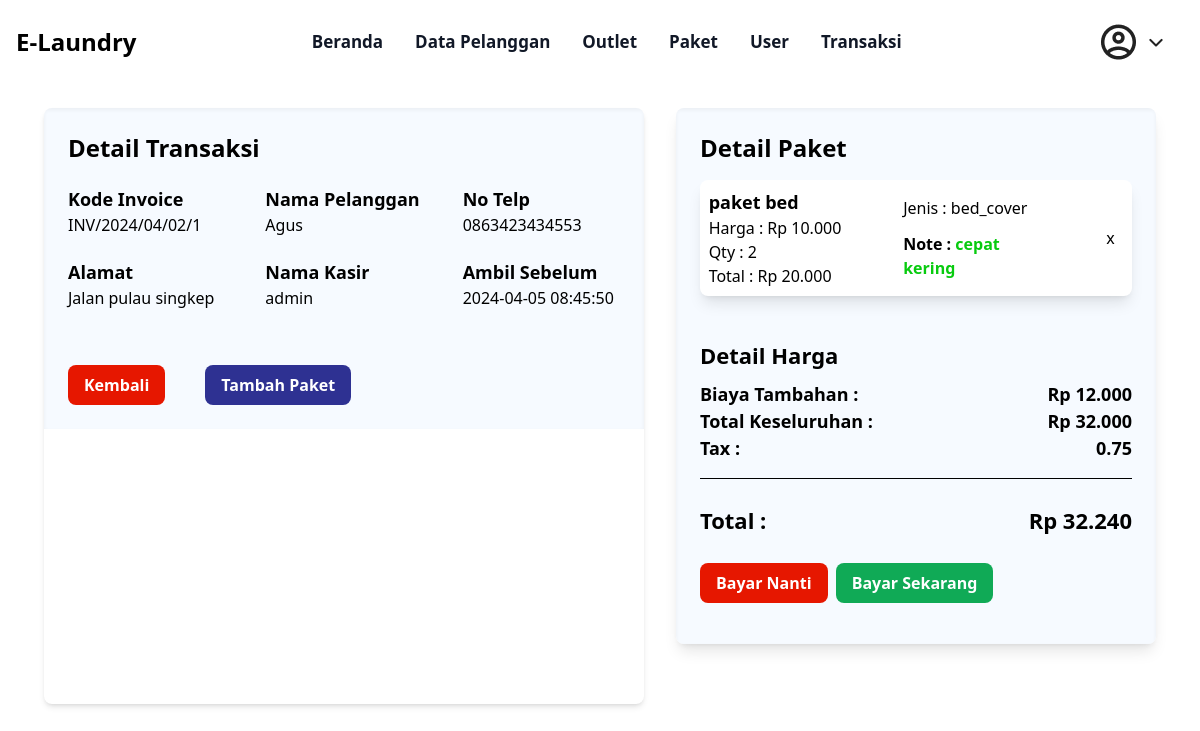
The app's page /admin/detail_transaksi.php with its own data.
### tables this page shows
CREATE TABLE `tb_transaksi` (
  `id_transaksi` int(11) NOT NULL,
  `id_outlet` int(11) NOT NULL,
  `kode_invoice` varchar(100) NOT NULL,
  `id_member` int(11) NOT NULL,
  `tgl` datetime NOT NULL,
  `batas_waktu` datetime NOT NULL,
  `tgl_bayar` datetime NOT NULL,
  `biaya_tambahan` int(11) NOT NULL,
  `diskon` double NOT NULL,
  `pajak` double NOT NULL,
  `status` enum('baru','proses','selesai','diambil') NOT NULL,
  `dibayar` enum('dibayar','belum_dibayar') NOT NULL,
  `id_user` int(11) NOT NULL
);

CREATE TABLE `tb_member` (
  `id_member` int(11) NOT NULL,
  `nama` varchar(100) NOT NULL,
  `alamat` text NOT NULL,
  `jenis_kelamin` enum('L','P','') NOT NULL,
  `tlp` varchar(15) NOT NULL
);

CREATE TABLE `tb_user` (
  `id_user` int(11) NOT NULL,
  `nama` varchar(100) NOT NULL,
  `username` varchar(30) NOT NULL,
  `password` text NOT NULL,
  `id_outlet` int(11) NOT NULL,
  `role` enum('admin','kasir','owner','') NOT NULL
);

CREATE TABLE `tb_detail_transaksi` (
  `id_detail_transaksi` int(11) NOT NULL,
  `id_transaksi` int(11) NOT NULL,
  `id_paket` int(11) NOT NULL,
  `qty` double NOT NULL,
  `keterangan` text NOT NULL,
  `harga_paket` int(11) NOT NULL,
  `total_harga` double NOT NULL
);

CREATE TABLE `tb_paket` (
  `id_paket` int(11) NOT NULL,
  `id_outlet` int(11) NOT NULL,
  `jenis` enum('kiloan','selimut','bed_cover','kaos','lain') NOT NULL,
  `nama_paket` varchar(100) NOT NULL,
  `harga` int(11) NOT NULL
);

### admin/detail_transaksi.php (the view, shortened to what this page needs)
<?php
    require "../layout/navbar_admin.php";
?>
<?= template_header('Home') ?>
<div class="flex justify-center h-fit mt-[2%]">
    <div class="bg-white rounded-lg overflow-hidden shadow-md w-[50%]">
        <div class="bg-[#F6FAFF] shadow-inner p-6">
            <h2 class="text-2xl font-bold mb-4">Detail Transaksi</h2>
            <div class="flex flex-row mt-[4%] space-x-10">
    <?php
    @$id_transaksi = $_GET['id_transaksi'];
    if (!$id_transaksi) {
        $queryTransaksi = "SELECT * FROM tb_transaksi ORDER BY id_transaksi DESC LIMIT 1";
    } else {
        $queryTransaksi = "SELECT * FROM tb_transaksi WHERE id_transaksi = '$id_transaksi'";
    }
    $hasilTransaksi = mysqli_query($koneksi, $queryTransaksi);
    $rowTransaksi = mysqli_fetch_array($hasilTransaksi);
    $id_member = $rowTransaksi['id_member'];
    $queryMember = "SELECT nama,alamat,tlp FROM tb_member WHERE id_member = '$id_member'";
    $hasilMember = mysqli_query($koneksi, $queryMember);
    $rowMember = mysqli_fetch_array($hasilMember);
    $id_user = $rowTransaksi['id_user'];
    $queryUser = "SELECT * FROM tb_user WHERE id_user = '$id_user'";
    $hasilUser = mysqli_query($koneksi, $queryUser);
    $rowUser = mysqli_fetch_array($hasilUser);
    ?>
    <div class="w-1/3">
                    <p class="text-gray-700">
                        <p class="font-semibold text-[18px]">Kode Invoice</p>
                        <p><?= $rowTransaksi['kode_invoice'] ?></p>
                    </p>
                </div>
    <div class="w-1/3">
                    <p class="text-gray-700">
                        <p class="font-semibold text-[18px]">Nama Pelanggan</p>
                        <p><?= $rowMember['nama'] ?></p>
                    </p>
                </div>
    <div class="w-1/3">
                    <p class="text-gray-700">
                        <p class="font-semibold text-[18px]">No Telp</p>
                        <p><?= $rowMember['tlp'] ?></p>
                    </p>
                </div>
                </div>
    <div class="flex flex-row mt-[4%] space-x-10">
                <div class="w-1/3">
                    <p class="text-gray-700">
                        <p class="font-semibold text-[18px]">Alamat</p>
                        <p><?= $rowMember['alamat'] ?></p>
                    </p>
                </div>
    <div class="w-1/3">
                    <p class="text-gray-700">
                        <p class="font-semibold text-[18px]">Nama Kasir</p>
                        <p><?= $rowUser['nama'] ?></p>
                    </p>
                </div>
    <div class="w-1/3">
                    <p class="text-gray-700">
                        <p class="font-semibold text-[18px]">Ambil Sebelum</p>
                        <p><?= $rowTransaksi['batas_waktu'] ?></p>
                    </p>
                </div>
            </div>
            <div class="flex flex-row mt-[10%] space-x-10">
                <div class="flex flex-col items-center">
                    <div class="flex justify-between w-full space-x-10">
                     <a href="transaksi.php">
                     <button class="bg-[#E61700] hover:bg-red-700 text-white font-bold py-2 px-4 rounded-lg">
                        Kembali
                      </button>
                     </a>
                      <button data-modal-target="paket-modal" data-modal-toggle="paket-modal" class="bg-[#2E3192] hover:bg-blue-950 text-white font-bold py-2 px-4 rounded-lg">
                        Tambah Paket
                      </button>
                    </div>
                  </div>
            </div>
        </div>
    </div>
        <div class="ml-8 bg-white rounded-lg overflow-hidden shadow-lg w-[40%] mb-[5%]">
        <div class="bg-[#F6FAFF] shadow-inner p-6">
            <h2 class="text-2xl font-bold mb-4">Detail Paket</h2>
        <?php
        function rupiah($angka)
        {
            $hasil_rupiah = "Rp " . number_format($angka, 0, ',', '.');
            return $hasil_rupiah;
        }
        $id_transaksi = $rowTransaksi['id_transaksi'];
        $queryDetailProduct = "SELECT * FROM tb_detail_transaksi WHERE id_transaksi = '$id_transaksi'";
        $dataDetailProduct = mysqli_query($koneksi, $queryDetailProduct);
        @$totalHarga += $rowTransaksi['biaya_tambahan'];
        while ($rowDetailProduct = mysqli_fetch_array($dataDetailProduct)) {
            $id_paket = $rowDetailProduct['id_paket'];
            $queryProduct = "SELECT * FROM tb_paket WHERE id_paket = '$id_paket'";
            $dataProduct = mysqli_query($koneksi, $queryProduct);
            $hasilProduct = mysqli_fetch_array($dataProduct);
            @$totalHargaPerItem = $rowDetailProduct['qty'] * $hasilProduct['harga'];
            @$totalHarga += $totalHargaPerItem;
            $total = @$totalHarga;
            $pajak = $total * $rowTransaksi['pajak'];
            $total += $pajak;
        ?>
            <div class="bg-white flex flex-row rounded-lg justify-between items-center mb-2 shadow-lg">
                <div class="flex flex-col w-2/4 mx-[2%] my-[2%] ">
                    <div class="font-semibold text-[18px]"><?= @$hasilProduct['nama_paket'] ?></div>
                    <div>Harga : <?= rupiah(@$hasilProduct['harga']) ?></div>
                    <div>Qty : <?= @$rowDetailProduct['qty'] ?></div>
                    <div>Total : <?= rupiah(@$totalHargaPerItem) ?></div>
                </div>
                <div class="flex flex-col mx-10 w-2/4 space-y-3">
                <div>Jenis : <?= @$hasilProduct['jenis'] ?></div>
                <div class="text-[#08CB0F] font-semibold">
                    <span class="text-black">Note :</span> <?= @$rowDetailProduct['keterangan'] ?>
                </div>
              </div>
              <div class="mx-[4%]">
              <a href="../delete/delete_detail_transaksi.php?id_detail_transaksi=<?= @$rowDetailProduct['id_detail_transaksi'] ?>&id_transaksi=<?= $id_transaksi ?>">x</a>
                </div>
            </div>
        <?php
        }
        if ($rowTransaksi['biaya_tambahan'] > 0) {
        ?>
         <div class="flex flex-col mt-[8%]">
                <div class="font-bold text-[22px] my-[2%]">Detail Harga</div>
                <div class="font-semibold text-[18px] flex justify-between">
                    <span>Biaya Tambahan :</span>
                    <span ><?= rupiah(@$rowTransaksi['biaya_tambahan']) ?> </span>
                </div>
        <?php
        }
        ?>
        <div class="font-semibold text-[18px] flex justify-between">
                    <span>Total Keseluruhan :</span>
                    <span ><?= rupiah(@$totalHarga) ?> </span>
                </div>
        <div class="font-semibold text-[18px] flex justify-between">
                    <span>Tax :</span>
                    <span ><?= $rowTransaksi['pajak'] * 100 ?> </span>
        </div>
        <div class="border-b border-black my-4"></div>
                <div class="font-bold text-[22px] my-[2%] flex justify-between">
                    <span>Total :</span>
                    <span ><?= rupiah(round(@$total));?> </span>
                </div>
            </div>
<div class="flex flex-row space-x-2 my-[4%]">
                <a href="transaksi.php">
                <button class="bg-[#E61700] hover:bg-red-900 text-white font-bold py-2 px-4 rounded-lg">
                    Bayar Nanti
                </button>
                </a>
                <button data-modal-target="bayar-modal" data-modal-toggle="bayar-modal" class="bg-[#10AA56] hover:bg-green-900 text-white font-bold py-2 px-4 rounded-lg">
                    Bayar Sekarang
                </button>
            </div>
         </div>
    </div>
</div>
<?= template_footer() ?>

### records on screen
tb_transaksi: kode_invoice "INV/2024/04/02/1", batas_waktu "2024-04-05 08:45:50", biaya_tambahan "Rp 12.000", $rowTransaksi['pajak']*100 "0.75"
tb_member: nama "Agus", tlp "0863423434553", alamat "Jalan pulau singkep"
tb_user: nama "admin"
tb_detail_transaksi: id_paket.nama_paket "paket bed", id_paket.harga "Rp 10.000", qty "2", qty.harga "Rp 20.000", id_paket.jenis "bed_cover", keterangan "cepat kering"

### other values on screen
rupiah(@$totalHarga) "Rp 32.000"
rupiah(round(@$total)) "Rp 32.240"
